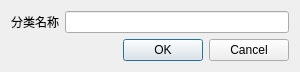
<?xml version="1.0" encoding="UTF-8"?>
<ui version="4.0">
 <class>CategoryDialog</class>
 <widget class="QDialog" name="CategoryDialog">
  <property name="geometry">
   <rect>
    <x>0</x>
    <y>0</y>
    <width>300</width>
    <height>68</height>
   </rect>
  </property>
  <property name="windowTitle">
   <string>类别</string>
  </property>
  <layout class="QFormLayout" name="formLayout">
   <item row="0" column="0">
    <widget class="QLabel" name="labelName">
     <property name="text">
      <string>分类名称</string>
     </property>
    </widget>
   </item>
   <item row="0" column="1">
    <widget class="QLineEdit" name="editName"/>
   </item>
   <item row="1" column="0" colspan="2">
    <widget class="QDialogButtonBox" name="buttonBox">
     <property name="orientation">
      <enum>Qt::Orientation::Horizontal</enum>
     </property>
     <property name="standardButtons">
      <set>QDialogButtonBox::StandardButton::Cancel|QDialogButtonBox::StandardButton::Ok</set>
     </property>
    </widget>
   </item>
  </layout>
 </widget>
 <resources/>
 <connections>
  <connection>
   <sender>buttonBox</sender>
   <signal>accepted()</signal>
   <receiver>CategoryDialog</receiver>
   <slot>accept()</slot>
   <hints>
    <hint type="sourcelabel">
     <x>20</x>
     <y>20</y>
    </hint>
    <hint type="destinationlabel">
     <x>20</x>
     <y>20</y>
    </hint>
   </hints>
  </connection>
  <connection>
   <sender>buttonBox</sender>
   <signal>rejected()</signal>
   <receiver>CategoryDialog</receiver>
   <slot>reject()</slot>
   <hints>
    <hint type="sourcelabel">
     <x>20</x>
     <y>20</y>
    </hint>
    <hint type="destinationlabel">
     <x>20</x>
     <y>20</y>
    </hint>
   </hints>
  </connection>
 </connections>
</ui>
